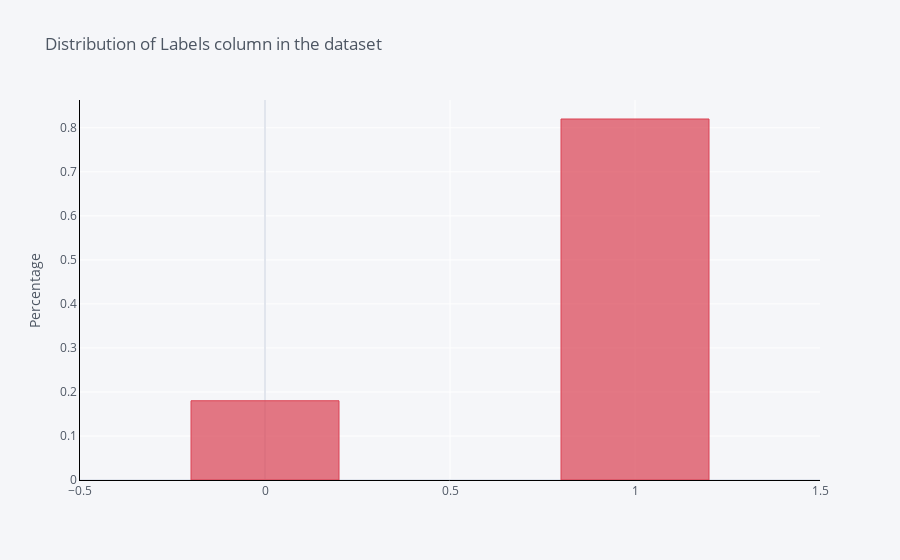

The code cell stored with this chart in its notebook:
### Code cell
df['Labels'].value_counts(normalize=True).iplot(kind='bar',
                                                      yTitle='Percentage', 
                                                      linecolor='black', 
                                                      opacity=0.7,
                                                      color='red',
                                                      theme='pearl',
                                                      bargap=0.6,
                                                      gridcolor='white',                                                     
                                                      title='Distribution of Labels column in the dataset')

### Figure 1 — Plotly figure (JSON) as saved in the notebook; plotly's stock layout.template omitted (floating-point values rounded to 4 significant figures)
{"data": [{"marker": {"color": "rgba(219, 64, 82, 0.7)", "line": {"color": "rgba(219, 64, 82, 1.0)", "width": 1}}, "name": "Labels", "orientation": "v", "text": "", "type": "bar", "x": [1, 0], "y": [0.82, 0.18]}], "layout": {"bargap": 0.6, "legend": {"bgcolor": "#F5F6F9", "font": {"color": "#4D5663"}}, "paper_bgcolor": "#F5F6F9", "plot_bgcolor": "#F5F6F9", "title": {"font": {"color": "#4D5663"}, "text": "Distribution of Labels column in the dataset"}, "xaxis": {"gridcolor": "white", "linecolor": "black", "showgrid": true, "tickfont": {"color": "#4D5663"}, "title": {"font": {"color": "#4D5663"}, "text": ""}, "zerolinecolor": "#E1E5ED"}, "yaxis": {"gridcolor": "white", "linecolor": "black", "showgrid": true, "tickfont": {"color": "#4D5663"}, "title": {"font": {"color": "#4D5663"}, "text": "Percentage"}, "zerolinecolor": "#E1E5ED"}}}
